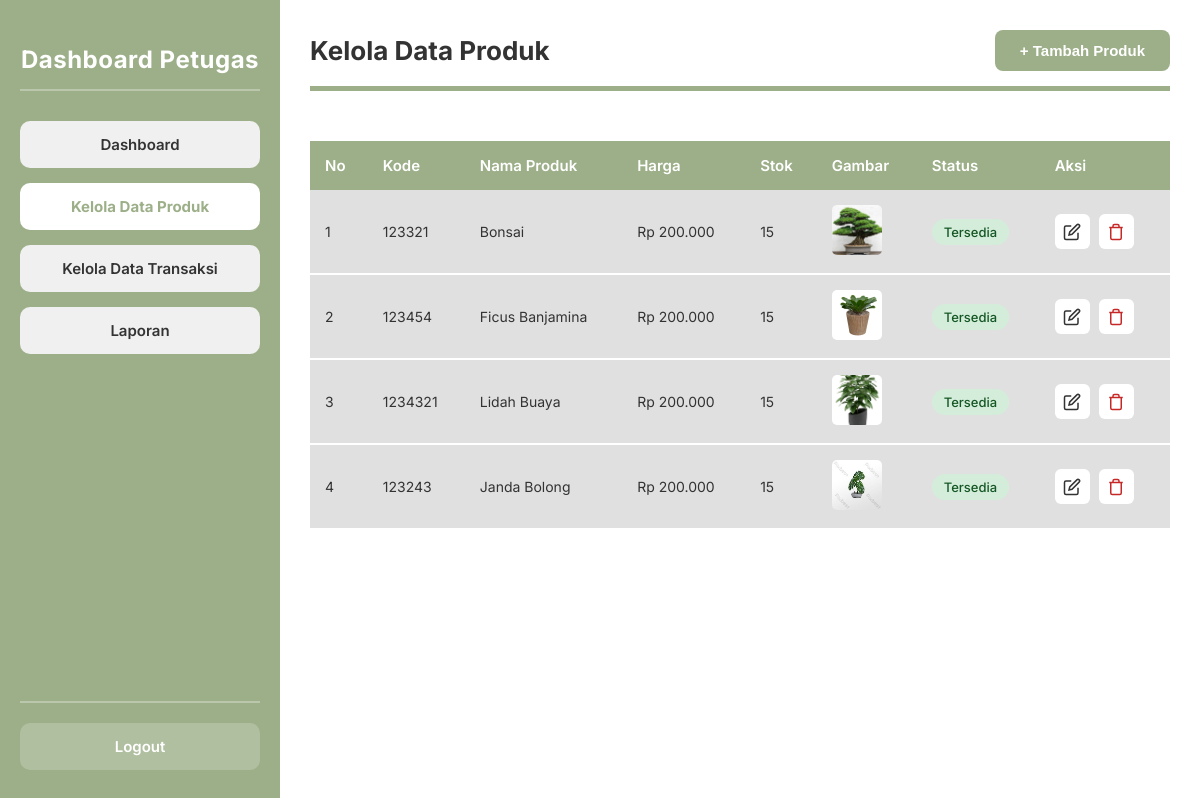
The page /Petugas/kelola_data_produk_petugas.php (signed in) on the database its author committed.
### tables this page shows
CREATE TABLE `produk` (
  `id` int(11) NOT NULL,
  `kode_produk` varchar(50) NOT NULL,
  `nama_produk` varchar(100) NOT NULL,
  `id_kategori` int(11) DEFAULT NULL,
  `harga` decimal(10,2) NOT NULL,
  `stok` int(11) NOT NULL,
  `deskripsi` text DEFAULT NULL,
  `status` enum('tersedia','habis','diskon') DEFAULT 'tersedia',
  `gambar` varchar(255) DEFAULT NULL,
  `created_at` timestamp NOT NULL DEFAULT current_timestamp()
);

### Petugas/kelola_data_produk_petugas.php (the view, shortened to what this page needs)
<?php
$koneksi = getKoneksi();
$query = "SELECT * FROM produk ORDER BY id ASC";
$result = mysqli_query($koneksi, $query);
$products = [];
while ($row = mysqli_fetch_assoc($result)) {
    $products[] = $row;
}
?>
<!DOCTYPE html>
<html lang="id">
<head>
</head>
<body>
<div class="main-container">
<div class="sidebar">
<div class="sidebar-header">
<h1 class="sidebar-title">Dashboard Petugas</h1>
</div>
<a href="dashboard_petugas.php" class="menu-item">Dashboard</a>
<a href="kelola_data_produk_petugas.php" class="menu-item active">Kelola Data Produk</a>
<a href="kelola_data_transaksi_petugas.php" class="menu-item">Kelola Data Transaksi</a>
<a href="laporan_petugas.php" class="menu-item">Laporan</a>
<div class="logout-section">
<a href="?logout=true" class="logout-btn">Logout</a>
</div>
</div>
<div class="main-content">
<div class="page-header">
<h2 class="page-title">Kelola Data Produk</h2>
<button class="btn-add" onclick="openModal('add')">+ Tambah Produk</button>
</div>
<div class="table-container">
<table>
<thead>
<tr>
<th>No</th>
<th>Kode</th>
<th>Nama Produk</th>
<th>Harga</th>
<th>Stok</th>
<th>Gambar</th>
<th>Status</th>
<th>Aksi</th>
</tr>
</thead>
<tbody>
<?php $no = 1; foreach ($products as $product): ?>
<tr>
<td><?= $no++ ?></td>
<td><?= htmlspecialchars($product['kode_produk']) ?></td>
<td><?= htmlspecialchars($product['nama_produk']) ?></td>
<td>Rp <?= number_format(200000, 0, ',', '.') ?></td>
<td><?= $product['stok'] ?></td>
<td><img src="../uploads/<?= $product['gambar'] ?? 'default.jpg' ?>" alt="Produk" style="width:50px;height:50px;object-fit:cover;border-radius:5px;"></td>
<td>
<span class="badge badge-<?= $product['status']=='tersedia'?'success':($product['status']=='habis'?'danger':'warning') ?>">
<?= ucfirst($product['status']) ?>
</span>
</td>
<td>
<button class="btn-action" onclick='openModal("edit", <?= json_encode($product) ?>)' title="Edit">
<svg viewBox="0 0 24 24"><path d="M11 4H4a2 2 0 0 0-2 2v14a2 2 0 0 0 2 2h14a2 2 0 0 0 2-2v-7"></path><path d="M18.5 2.5a2.121 2.121 0 0 1 3 3L12 15l-4 1 1-4 9.5-9.5z"></path></svg>
</button>
<a href="?hapus=<?= $product['id'] ?>" class="btn-action btn-delete" onclick="return confirm('Hapus produk ini?')" title="Hapus">
<svg viewBox="0 0 24 24"><polyline points="3 6 5 6 21 6"></polyline><path d="M19 6v14a2 2 0 0 1-2 2H7a2 2 0 0 1-2-2V6m3 0V4a2 2 0 0 1 2-2h4a2 2 0 0 1 2 2v2"></path></svg>
</a>
</td>
</tr>
<?php endforeach; ?>
</tbody>
</table>
</div>
</div>
</div>
</body>
</html>

### Petugas/kelola_data_produk_petugas.php (style rules this page uses)
* { margin: 0; padding: 0; box-sizing: border-box; }
body { font-family: 'Inter', 'Segoe UI', Tahoma, Geneva, Verdana, sans-serif; background-color: #f5f5f5; color: #333; }
.main-container { display: flex; min-height: 100vh; }
.sidebar { width: 280px; background: #9CAF88; padding: 30px 20px; display: flex; flex-direction: column; position: fixed; height: 100vh; overflow-y: auto; }
.sidebar-header { text-align: center; padding: 15px 0; margin-bottom: 30px; border-bottom: 2px solid rgba(255,255,255,0.3); }
.sidebar-title { color: white; font-size: 24px; font-weight: 700; letter-spacing: 0.5px; }
.menu-item { background-color: #f0f0f0; padding: 14px 20px; margin-bottom: 15px; border-radius: 10px; text-align: center; cursor: pointer; font-weight: 600; color: #333; text-decoration: none; transition: all 0.2s ease; font-size: 15px; display: block; }
.menu-item.active { background-color: white; color: #9CAF88; font-weight: 700; }
.logout-section { margin-top: auto; padding-top: 20px; border-top: 2px solid rgba(255,255,255,0.3); }
.logout-btn { display: block; padding: 14px 20px; background-color: rgba(255,255,255,0.2); color: white; border: none; border-radius: 10px; cursor: pointer; font-size: 15px; font-weight: 600; text-decoration: none; transition: background-color 0.2s; text-align: center; }
.main-content { flex: 1; margin-left: 280px; padding: 30px; background-color: white; min-height: 100vh; }
.page-header { display: flex; justify-content: space-between; align-items: center; margin-bottom: 30px; padding-bottom: 15px; border-bottom: 5px solid #9CAF88; }
.page-title { font-size: 26px; font-weight: 700; color: #333; }
.btn-add { display: inline-block; padding: 12px 25px; background: #9CAF88; color: white; border: none; border-radius: 8px; font-size: 15px; font-weight: 600; cursor: pointer; transition: 0.2s; }
.table-container { overflow-x: auto; }
table { width: 100%; border-collapse: collapse; margin-top: 20px; }
thead { background: #9CAF88; color: white; }
th { padding: 15px; text-align: left; font-weight: 600; font-size: 15px; }
tbody tr { background: #E0E0E0; border-bottom: 2px solid #fff; }
td { padding: 15px; font-size: 14px; }
.badge { padding: 5px 12px; border-radius: 15px; font-size: 13px; font-weight: 500; display: inline-block; }
.badge-success { background: #d4edda; color: #155724; }
.btn-action { display: inline-flex; align-items: center; justify-content: center; width: 35px; height: 35px; background: white; border: none; border-radius: 6px; cursor: pointer; margin-right: 5px; transition: 0.2s; }
.btn-action svg { width: 18px; height: 18px; stroke: #333; fill: none; stroke-width: 2; }
.btn-delete svg { stroke: #c62828; }

### rows shown on the page
produk: kode_produk "123321", nama_produk "Bonsai", stok "15", gambar (picture), status "Tersedia"
produk: kode_produk "123454", nama_produk "Ficus Banjamina", stok "15", gambar (picture), status "Tersedia"
produk: kode_produk "1234321", nama_produk "Lidah Buaya", stok "15", gambar (picture), status "Tersedia"
produk: kode_produk "123243", nama_produk "Janda Bolong", stok "15", gambar (picture), status "Tersedia"
